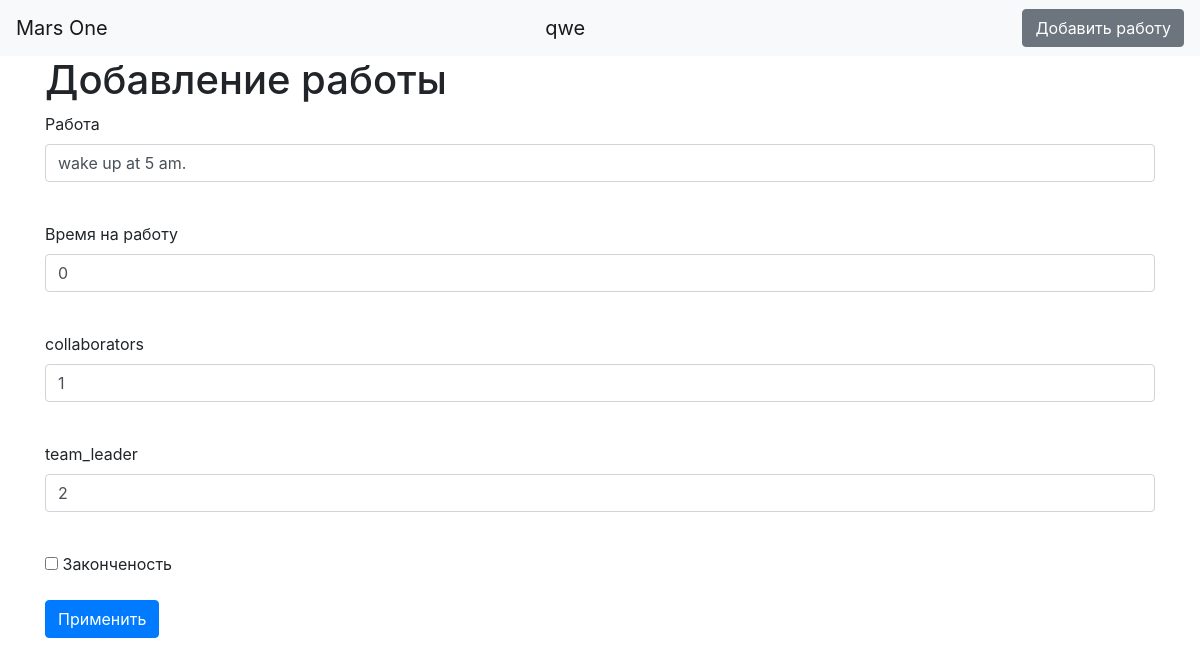
Page /jobs/1 (signed in) on the earlier database version.
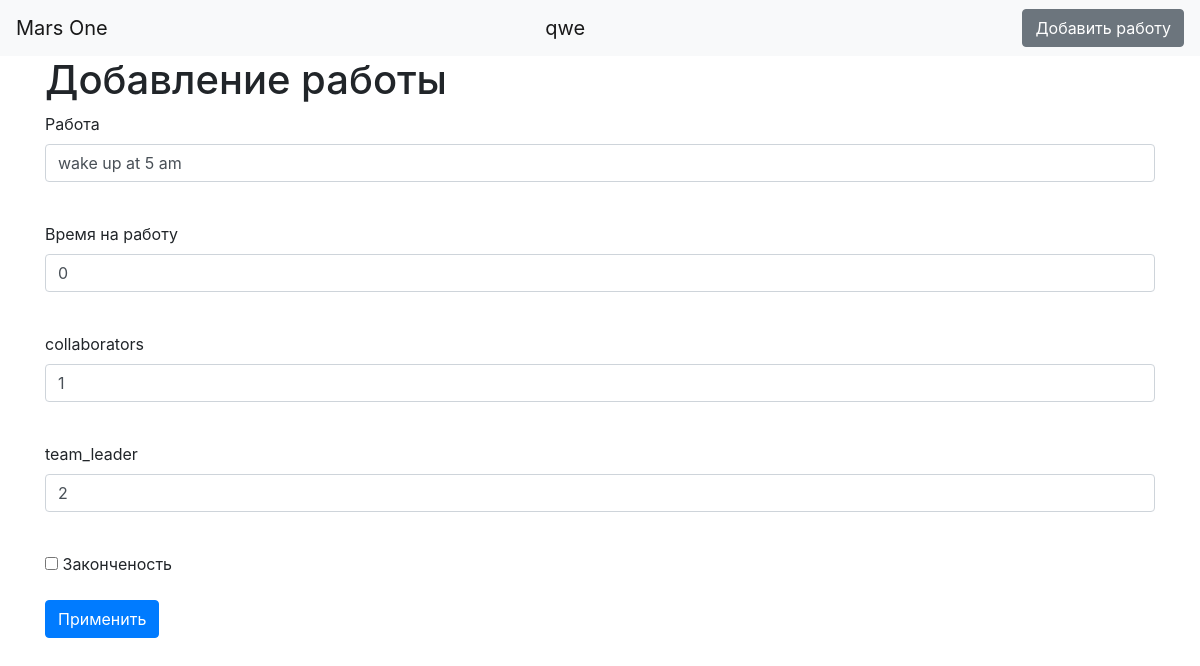
Same page on the later database version.
### data/jobs.py (models this page shows)
class Jobs(SqlAlchemyBase, SerializerMixin):
    __tablename__ = 'jobs'
    id = sqlalchemy.Column(sqlalchemy.Integer,
                           primary_key=True, autoincrement=True)
    team_leader = sqlalchemy.Column(sqlalchemy.Integer, nullable=True)
    job = sqlalchemy.Column(sqlalchemy.String, nullable=True)
    work_size = sqlalchemy.Column(sqlalchemy.Integer, nullable=True)
    collaborators = sqlalchemy.Column(sqlalchemy.String, nullable=True)
    start_date = sqlalchemy.Column(sqlalchemy.DateTime,
                                   default=datetime.datetime.now)
    end_date = sqlalchemy.Column(sqlalchemy.DateTime,
                                 default=datetime.datetime.now)
    is_finished = sqlalchemy.Column(sqlalchemy.Boolean)
    team_leader = sqlalchemy.Column(sqlalchemy.Integer,
                                    sqlalchemy.ForeignKey("users.id"))
    user = orm.relation('User')

### serv.py (the view, shortened to what this page needs)
@app.route('/jobs/<int:id>', methods=['GET', 'POST'])
@login_required
def edit_jobs(id):
    form = JobsForm()
    if request.method == "GET":
        session = db_session.create_session()
        news = session.query(Jobs).filter(Jobs.id == id,
                                          Jobs.user == current_user).first()
        news1 = session.query(Jobs).filter(Jobs.id == id).first()
        if news:
            form.job.data = news.job
            form.work_size.data = news.work_size
            form.collaborators.data = news.collaborators
            form.team_leader.data = news.team_leader
            form.is_finished.data = news.is_finished
        if news1:
            form.job.data = news1.job
            form.work_size.data = news1.work_size
            form.collaborators.data = news1.collaborators
            form.team_leader.data = news1.team_leader
            form.is_finished.data = news1.is_finished
        else:
            abort(404)
    return render_template('jobs.html', title='Редактирование новости', form=form)

### serv.py
class JobsForm(FlaskForm):
    job = StringField('Работа', validators=[DataRequired()])
    work_size = StringField('Время на работу', validators=[DataRequired()])
    collaborators = StringField('сollaborators', validators=[DataRequired()])
    team_leader = StringField('team_leader', validators=[DataRequired()])
    is_finished = BooleanField("Законченость")
    submit = SubmitField('Применить')

### data/db_session.py (called while the page is built)
def create_session() -> Session:
    global __factory
    return __factory()

### serv.py (called while the page is built)
@login_manager.user_loader
def load_user(user_id):
    session = db_session.create_session()
    return session.query(User).get(user_id)

### templates/jobs.html (shortened to what this page needs)
{% extends "base.html" %}
{% block content %}
<h1>Добавление работы</h1>
<form action="" method="post">
    <p>
        {{ form.job.label }}<br>
        {{ form.job(class="form-control") }}<br>
    </p>
    <p>
        {{ form.work_size.label }}<br>
        {{ form.work_size(class="form-control") }}<br>
    </p>
    <p>
        {{ form.collaborators.label }}<br>
        {{ form.collaborators(class="form-control") }}<br>
    </p>
    <p>
        {{ form.team_leader.label }}<br>
        {{ form.team_leader(class="form-control") }}<br>
    </p>
    <p>{{ form.is_finished() }} {{ form.is_finished.label }}</p>
    <p>{{ form.submit(type="submit", class="btn btn-primary") }}</p>
</form>
{% endblock %}

Differences in the rows shown:
changed Jobs: job "wake up at 5 am." → "wake up at 5 am"
